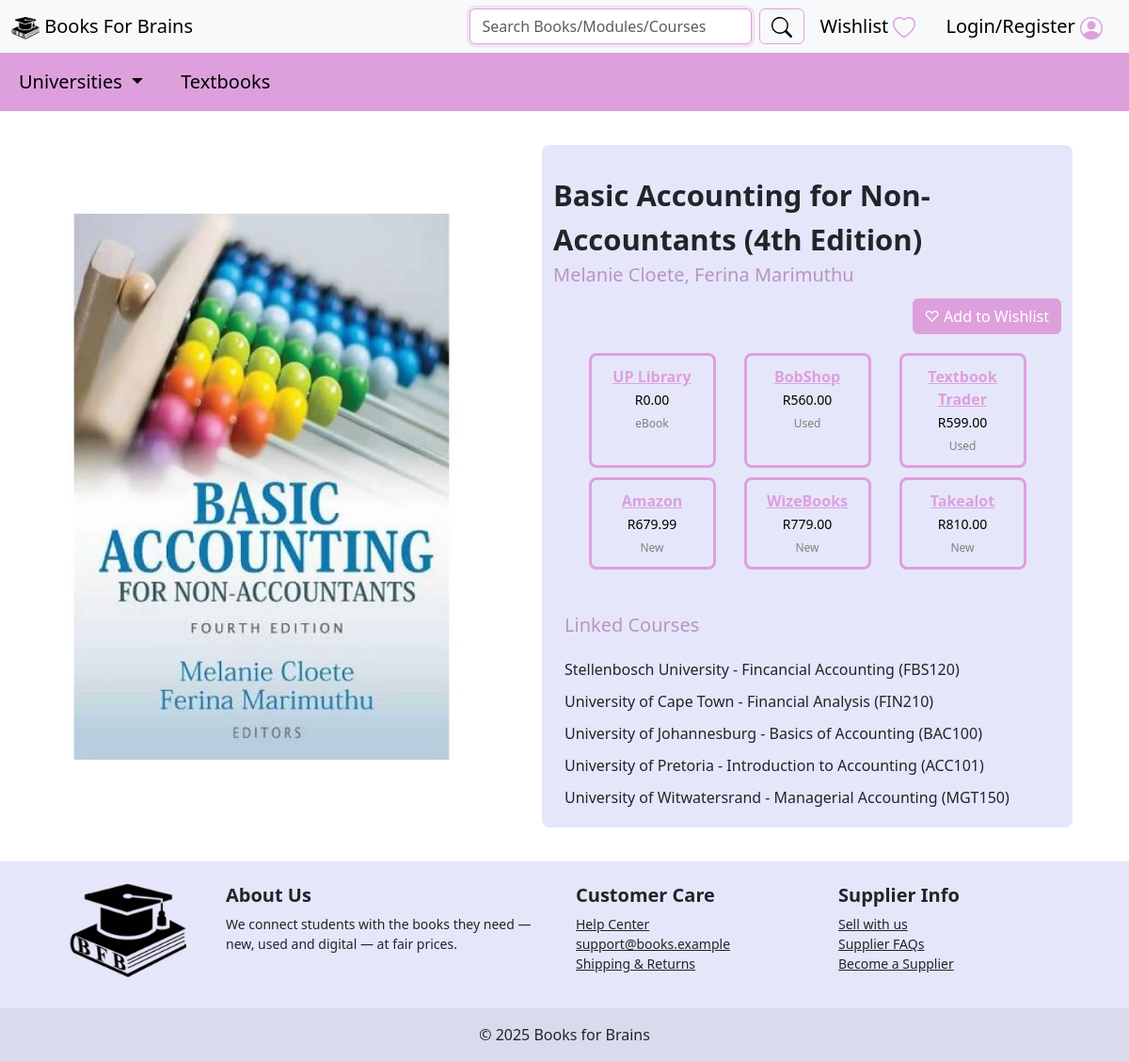
Screenshot of /Textbook_pages/accounting-textbook.html with the database file from the repository.
### tables this page shows
CREATE TABLE books (
    book_id INTEGER PRIMARY KEY AUTOINCREMENT,
    title VARCHAR(255) NOT NULL,
    author VARCHAR(255) NOT NULL,
    isbn VARCHAR(20) UNIQUE,
    html_page VARCHAR(255),
    image_path VARCHAR(255)
);

CREATE TABLE inventory (
    inventory_id INTEGER PRIMARY KEY AUTOINCREMENT,
    book_id INTEGER NOT NULL,
    vendor_id INTEGER NOT NULL,
    stock_level INTEGER DEFAULT 0,
    book_type VARCHAR(50) DEFAULT 'New' CHECK (book_type IN ('New', 'Used', 'eBook')),
    price DECIMAL(10, 2) NOT NULL,
    created_at TIMESTAMP DEFAULT CURRENT_TIMESTAMP,
    updated_at TIMESTAMP DEFAULT CURRENT_TIMESTAMP,
    FOREIGN KEY (book_id) REFERENCES books(book_id) ON DELETE CASCADE,
    FOREIGN KEY (vendor_id) REFERENCES vendors(vendor_id) ON DELETE CASCADE
);

CREATE TABLE vendors (
    vendor_id INTEGER PRIMARY KEY AUTOINCREMENT,
    name VARCHAR(255) NOT NULL,
    contact_email VARCHAR(100) UNIQUE,
    website_url VARCHAR(255),
    created_at TIMESTAMP DEFAULT CURRENT_TIMESTAMP,
    updated_at TIMESTAMP DEFAULT CURRENT_TIMESTAMP
);

CREATE TABLE courses (
    course_id INTEGER PRIMARY KEY AUTOINCREMENT,
    institution_id INTEGER NOT NULL,
    name VARCHAR(255) NOT NULL,
    course_code VARCHAR(50) UNIQUE NOT NULL,
    created_at TIMESTAMP DEFAULT CURRENT_TIMESTAMP,
    updated_at TIMESTAMP DEFAULT CURRENT_TIMESTAMP,
    FOREIGN KEY (institution_id) REFERENCES institutions(institution_id) ON DELETE CASCADE
);

CREATE TABLE institutions (
    institution_id INTEGER PRIMARY KEY AUTOINCREMENT,
    name VARCHAR(255) NOT NULL,
    address VARCHAR(255),
    created_at TIMESTAMP DEFAULT CURRENT_TIMESTAMP,
    updated_at TIMESTAMP DEFAULT CURRENT_TIMESTAMP
);

### app.py (the view)
@app.route('/Textbook_pages/<book_page>')
def view_individual_textbook(book_page):
    conn = get_db_connection()
    book = conn.execute('SELECT * FROM books WHERE html_page = ?', (book_page,)).fetchone()
    if not book:
        conn.close()
        return "Textbook not found", 404
    inventory_rows = conn.execute(
        'SELECT i.book_type, v.name AS vendor_name, v.website_url, i.price FROM inventory i JOIN vendors v ON i.vendor_id = v.vendor_id WHERE i.book_id = ? ORDER BY i.price',
        (book['book_id'],)
    ).fetchall()
    linked_courses = conn.execute(
        'SELECT c.name AS course_name, c.course_code, ins.name AS institution_name FROM course_books cb JOIN courses c ON cb.course_id = c.course_id JOIN institutions ins ON c.institution_id = ins.institution_id WHERE cb.book_id = ? ORDER BY ins.name',
        (book['book_id'],)
    ).fetchall()
    conn.close()
    return render_template(
        f'Textbook_pages/{book_page}', book=book, inventory_rows=inventory_rows, linked_courses=linked_courses
    )

### app.py (called while the page is built)
def get_db_connection():
    conn = sqlite3.connect('data.db')
    conn.row_factory = sqlite3.Row
    conn.execute("PRAGMA foreign_keys = ON")
    return conn

### templates/Textbook_pages/accounting-textbook.html (shortened to what this page needs)
{% extends "base.html" %}
{% block content %}
    <br>
    <div class="container-fluid">
        <div class="row">
            <div class="col-sm-6" style="min-height: 600px; display: flex; flex-direction: column; align-items: center; justify-content: center; margin: 1%; width: 45%;">
                <img src="{{ url_for('static', filename=book.image_path) }}" class="d-block w-145" alt="{{ book.title }}" height="580px">
            </div>
            <div class="col-sm-6" style="min-height: 600px; background-color:lavender; border-radius: 8px; display: flex; flex-direction: column; justify-content: flex-start; margin: 1%; width: 47%; padding-bottom: 20px;">
                <div style="font-size: 31px; font-weight: bold; color: balck; margin-top: 30px; text-align: left;">{{ book.title }}</div>
                <div style="font-size: 20px; color: rgba(136, 64, 136, 0.486); margin-bottom: 10px; text-align: left;">{{ book.author }}</div>
                <div style="text-align: right;">
                    <button type="button" class="btn btn-primary" id="wishlistBtn" onclick="addToWishlist()" style="background-color: plum; border-color: plum;">
                        <span class="heart">♡</span>
                        <span id="btnText">Add to Wishlist</span>
                    </button>
                </div>
                        <div class="container" style="margin-top:20px;">
        <div class="row" style="justify-content:center; display:flex; flex-wrap:wrap; gap:10px;">
            {% if inventory_rows %}
                {% for item in inventory_rows %}
                    <div class="col-12 col-sm-6 col-md-3 price-card" style="border:1mm solid plum; border-radius:8px; padding:10px; max-width:30%; text-align:center; margin-left:10px; margin-right:10px;">
                        <a style="font-size:16px; color:plum; font-weight:bold;" href="{{ item.website_url }}" target="_blank">{{ item.vendor_name }}</a><br>
                        <a style="font-size:14px; color:black;">R{{ "%.2f"|format(item.price) }}</a><br>
                        <a style="font-size:12px; color:grey;">{{ item.book_type }}</a><br>
                    </div>
                    {% endfor %}
                {% else %}
                    <p style="text-align:center; width:100%;">No vendor options available for this book.</p>
                {% endif %}
            </div>
            <br>
            <div class="row" id="linked-courses-row" style="margin-top:20px; justify-content:left; display:flex; flex-wrap:wrap; gap:10px;">
                <div style="font-size: 20px; color: rgba(136, 64, 136, 0.486); margin-bottom: 10px; text-align: left;">Linked Courses</div>
                {% if linked_courses %}
                    {% for course in linked_courses %}
                        <a style="justify-content: left;">{{ course.institution_name }} - {{course.course_name}} ({{course.course_code}})</a>
                    {% endfor %}
                {% else %}
                        <p style="font-size:14px; color:grey;">No linked courses available for this textbook.</p>
                {% endif %}
                </div>
            </div>
        </div>
            </div>
        </div>
    </div>
{% endblock %}

### static/css/style.css (style rules this page uses)
body { background-image: url('../Background.png'); background-size: cover; background-repeat: no-repeat; background-position: center; background-attachment: fixed; }

### rows the page displays
books: image_path (picture), title "Basic Accounting for Non-Accountants (4th Edition)", author "Melanie Cloete, Ferina Marimuthu"
inventory: vendor_name "UP Library", price "0.00", book_type "eBook"
inventory: vendor_name "BobShop", price "560.00", book_type "Used"
inventory: vendor_name "Textbook Trader", price "599.00", book_type "Used"
inventory: vendor_name "Amazon", price "679.99", book_type "New"
inventory: vendor_name "WizeBooks", price "779.00", book_type "New"
inventory: vendor_name "Takealot", price "810.00", book_type "New"
courses: institution_name "Stellenbosch University", course_name "Fincancial Accounting", course_code "FBS120"
courses: institution_name "University of Cape Town", course_name "Financial Analysis", course_code "FIN210"
courses: institution_name "University of Johannesburg", course_name "Basics of Accounting", course_code "BAC100"
courses: institution_name "University of Pretoria", course_name "Introduction to Accounting", course_code "ACC101"
courses: institution_name "University of Witwatersrand", course_name "Managerial Accounting", course_code "MGT150"
